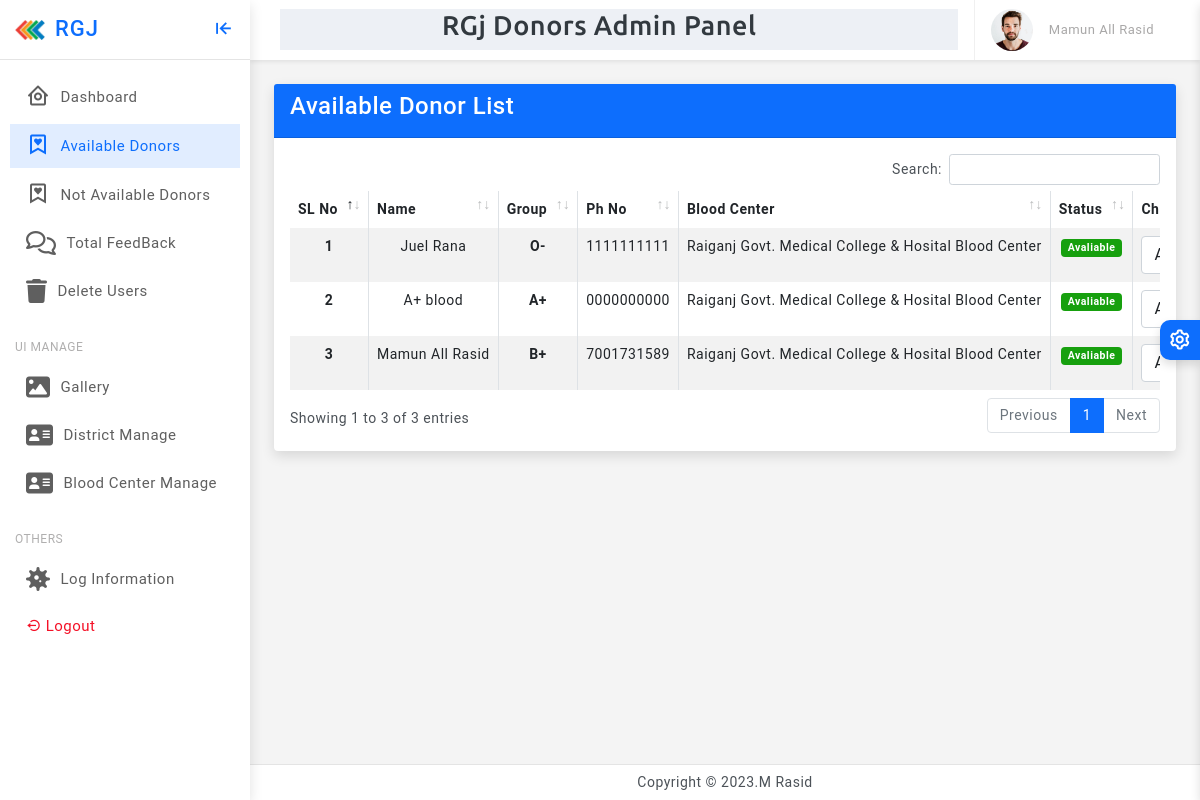
Screenshot of /admin/dashboard/available_donor.php (signed in) with the database file from the repository.
### tables this page shows
CREATE TABLE `donor_registation` (
  `registation_id` int(11) NOT NULL,
  `blood_group` varchar(30) NOT NULL,
  `donor_name` varchar(30) NOT NULL,
  `donr_dob` date NOT NULL,
  `donor_gender` varchar(30) NOT NULL,
  `donor_mobile_number` varchar(15) NOT NULL,
  `donor_email` varchar(40) NOT NULL,
  `donor_state` int(30) NOT NULL,
  `donor_district` int(30) NOT NULL,
  `donor_blood_center` int(30) NOT NULL,
  `donor_blood_available` int(30) NOT NULL,
  `status_update_date` date NOT NULL,
  `delete_status` int(100) NOT NULL,
  `registation_date` date NOT NULL,
  `registation_time` time NOT NULL
);

CREATE TABLE `blood_center_list` (
  `center_id` int(11) NOT NULL,
  `district_id` int(50) NOT NULL,
  `blood_center_list` varchar(250) NOT NULL,
  `blood_center_status` int(100) NOT NULL
);

### OOP_CLASS/class/common_class.php (called while the page is built, shortened)
<?php
class Main_Class extends UserInfo
{
	var $conn;
	public function __construct()
   {
    $this->conn= new mysqli(HOST,USERNAME,PASSWORD,DATABASE);
  }
    public function insert($data){
       return $this->conn->query($data);
    }
}
?>

### admin/dashboard/available_donor.php (the view, shortened to what this page needs)
<?php
 include("Header.php");
 include("Sidebar.php");
 ?>
 <div class="page-wrapper">
                <div class="page-content">
                    <div class="row">
                        <div class="col-md-12">
                            <div class="card">
                                <div class="card-header bg-primary">
                                     <h4 class="text-white">Available Donor List</h4>
                                </div>
                                <div class="card-body">
                               <div class="table-responsive">
                                <table id="example" class="table table-striped table-bordered" style="width:100%">
                                   <thead>
                                    <tr>
                                      <th scope="col">SL No</th>
                                      <th scope="col">Name</th>
                                      <th scope="col">Group</th>
                                      <th scope="col">Ph No</th>
                                      <th scope="col">Blood Center</th>
                                      <th scope="col">Status</th>
                                      <th scope="col">Change Status</th>
                                    </tr>
                                  </thead>
                                  <tbody class="text-center">
                                    <?php
                                        $sql="SELECT * FROM `donor_registation` LEFT JOIN `blood_center_list` ON donor_registation.donor_blood_center=blood_center_list.center_id WHERE  `donor_blood_available`='1' && `delete_status`='0' ORDER BY `registation_id` DESC";
                                        $Result=$server->insert($sql);
                                         $i=1;
                                        foreach($Result As $data)
                                          {
                                        ?>
                                      <tr>
                                      <th scope="row"><?php echo $i++; ?></th>
                                      <td><?php echo $data['donor_name']; ?></td>
                                      <td><b><?php echo $data['blood_group']; ?></b></td>
                                      <td><?php echo $data['donor_mobile_number']; ?></td>
                                      <td><?php echo $data['blood_center_list']; ?></td>
                                      <td><span class="badge bg-success">Avaliable</span></td>
                                      <td>
                                        <select name="status" id="status" class="form-control" onchange="updateStatus('<?php echo $data['registation_id'];?>',this.value,'../../Action/Admin/Status_Update.php')">
                                          <option value="1"<?php echo $data['donor_blood_available']=="1"?"selected":"";?>>Available</option>
                                        </select>
                                      </td>
                                    </tr>
                                    <?php
                                     }
                                    ?>
                                  </tbody>
                                </table>
                                </div>
                               </div>
                        </div>
                    </div>
                </div>
            </div>
        </div>
<?php
    include("Footer.php");
?>

### Assets/Admin/assets/css/app.css (style rules this page uses)
body { font-size: 14px; color: #4c5258; letter-spacing: .5px; overflow-x:hidden; background-color: #f4f4f4; font-family: Roboto, sans-serif }
.page-wrapper { height: 100%; margin-top: 60px; margin-bottom: 30px; margin-left: 250px }
.page-content { padding: 1.5rem }

### rows the page displays
donor_registation: donor_name "Juel Rana", blood_group "O-", donor_mobile_number "1111111111", blood_center_list.blood_center_list "Raiganj Govt. Medical College & Hosital Blood Center", status "Available"
donor_registation: donor_name "A+ blood", blood_group "A+", donor_mobile_number "0000000000", blood_center_list.blood_center_list "Raiganj Govt. Medical College & Hosital Blood Center", status "Available"
donor_registation: donor_name "Mamun All Rasid", blood_group "B+", donor_mobile_number "7001731589", blood_center_list.blood_center_list "Raiganj Govt. Medical College & Hosital Blood Center", status "Available"

### other values shown
$Admin_Name "Mamun All Rasid"
